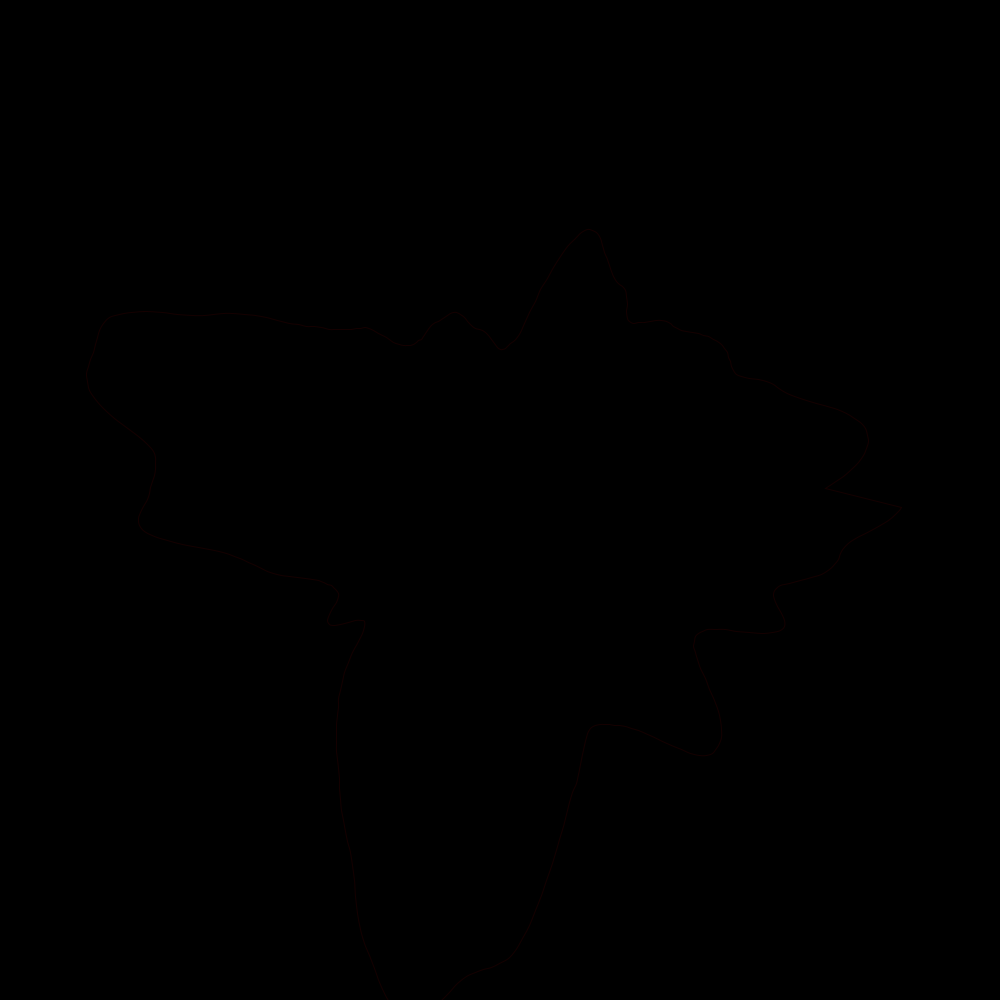
Frame 1 (no input)
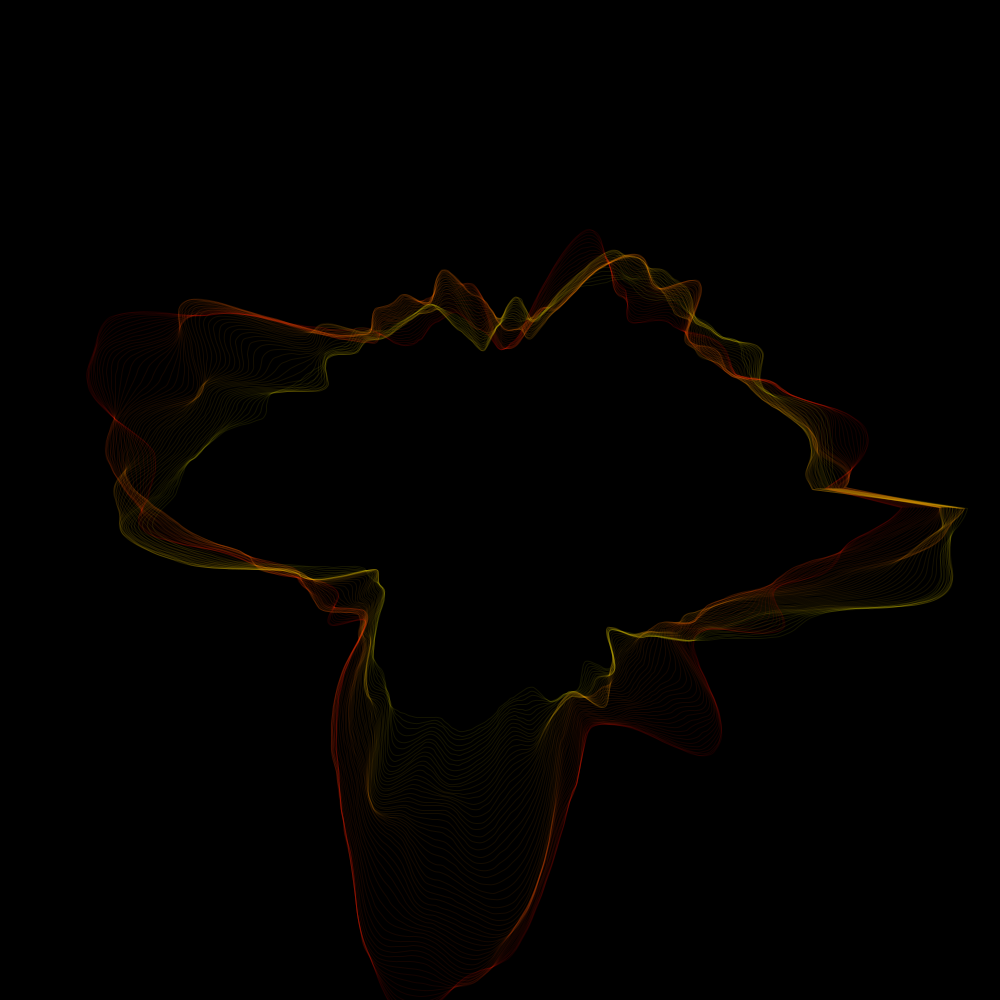
Frame 60 (the mouse pressed at the canvas centre just before this capture)
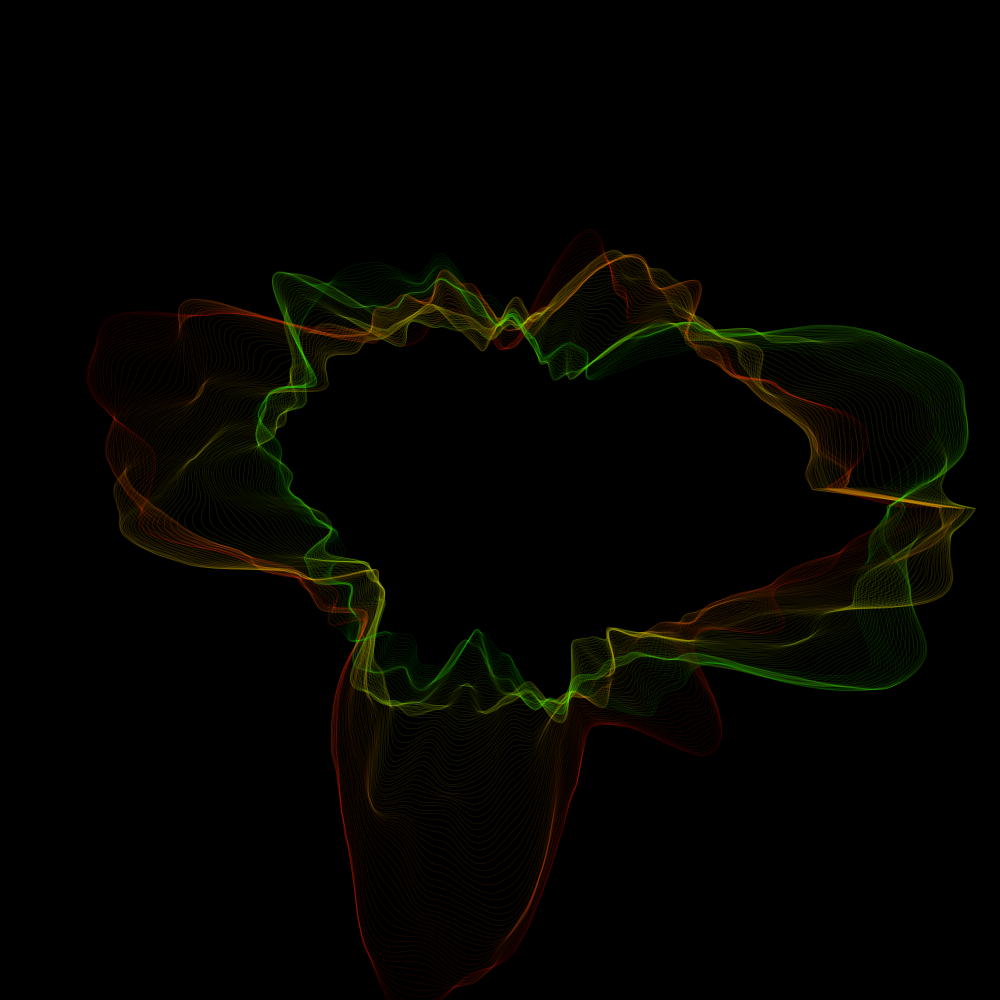
Frame 120 (the mouse held since frame 60 and released just before this capture)

The Processing sketch that drew these frames (run headless with seeded random() and noise(); from frame 60 on, the mouse is pressed at the canvas centre):

// Processing sketch: Perlin_Noise_Study_Wrapping1D
// ── Perlin_Noise_Study_Wrapping1D.pde
float r;
float xOff;
float a;
int ptCount;
int col;
void setup() {
  size(1000, 1000);
  colorMode(HSB, 360, 255, 255);
  r = 2*width/3;
  //xOff = random(1000);
  a = 0;
  background(0);
  col = 1;
  
  noFill();
  ptCount = 360;
}

void draw() {
  pushMatrix();
  translate(width/2, height/2);
  stroke(col,255,255,20);
  beginShape();
  for (int i=0; i<ptCount; i++) {
    float noiseFactor = noise(i*0.02, xOff);
    float x = r*cos(i*TWO_PI/ptCount)*noiseFactor;
    float y = r*sin(i*TWO_PI/ptCount)*noiseFactor;
    curveVertex(x, y);
  }
  endShape(CLOSE);
  popMatrix();
  r -= 0.5;
  if (r == 0) {
    save("AwesomeSauce2.png");
    noLoop();
    
  }
  xOff+=0.01;
  col = (col + 1)%360;
}
